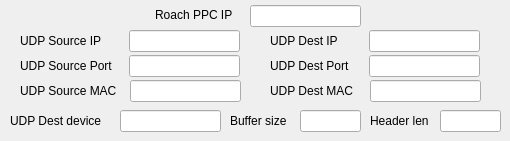
      <widget class="QWidget" name="roachN1">
       <attribute name="title">
        <string>ROACH 1</string>
       </attribute>
       <widget class="QLabel" name="label_280">
        <property name="geometry">
         <rect>
          <x>20</x>
          <y>80</y>
          <width>101</width>
          <height>21</height>
         </rect>
        </property>
        <property name="font">
         <font>
          <pointsize>9</pointsize>
         </font>
        </property>
        <property name="text">
         <string>UDP Source MAC</string>
        </property>
       </widget>
       <widget class="QLabel" name="label_278">
        <property name="geometry">
         <rect>
          <x>20</x>
          <y>30</y>
          <width>101</width>
          <height>21</height>
         </rect>
        </property>
        <property name="font">
         <font>
          <pointsize>9</pointsize>
         </font>
        </property>
        <property name="text">
         <string>UDP Source IP</string>
        </property>
       </widget>
       <widget class="QLabel" name="label_285">
        <property name="geometry">
         <rect>
          <x>155</x>
          <y>5</y>
          <width>91</width>
          <height>20</height>
         </rect>
        </property>
        <property name="font">
         <font>
          <pointsize>9</pointsize>
         </font>
        </property>
        <property name="text">
         <string>Roach PPC IP</string>
        </property>
       </widget>
       <widget class="QLineEdit" name="lineEdit_229">
        <property name="geometry">
         <rect>
          <x>129</x>
          <y>55</y>
          <width>111</width>
          <height>22</height>
         </rect>
        </property>
        <property name="font">
         <font>
          <pointsize>9</pointsize>
         </font>
        </property>
       </widget>
       <widget class="QLineEdit" name="lineEdit_233">
        <property name="geometry">
         <rect>
          <x>370</x>
          <y>80</y>
          <width>111</width>
          <height>22</height>
         </rect>
        </property>
        <property name="font">
         <font>
          <pointsize>9</pointsize>
         </font>
        </property>
       </widget>
       <widget class="QLineEdit" name="lineEdit_235">
        <property name="geometry">
         <rect>
          <x>300</x>
          <y>110</y>
          <width>61</width>
          <height>22</height>
         </rect>
        </property>
        <property name="font">
         <font>
          <pointsize>9</pointsize>
         </font>
        </property>
       </widget>
       <widget class="QLabel" name="label_284">
        <property name="geometry">
         <rect>
          <x>10</x>
          <y>110</y>
          <width>101</width>
          <height>21</height>
         </rect>
        </property>
        <property name="font">
         <font>
          <pointsize>9</pointsize>
         </font>
        </property>
        <property name="text">
         <string>UDP Dest device</string>
        </property>
       </widget>
       <widget class="QLineEdit" name="lineEdit_230">
        <property name="geometry">
         <rect>
          <x>130</x>
          <y>80</y>
          <width>111</width>
          <height>22</height>
         </rect>
        </property>
        <property name="font">
         <font>
          <pointsize>9</pointsize>
         </font>
        </property>
       </widget>
       <widget class="QLabel" name="label_279">
        <property name="geometry">
         <rect>
          <x>20</x>
          <y>55</y>
          <width>101</width>
          <height>21</height>
         </rect>
        </property>
        <property name="font">
         <font>
          <pointsize>9</pointsize>
         </font>
        </property>
        <property name="text">
         <string>UDP Source Port</string>
        </property>
       </widget>
       <widget class="QLineEdit" name="lineEdit_178">
        <property name="geometry">
         <rect>
          <x>250</x>
          <y>5</y>
          <width>111</width>
          <height>22</height>
         </rect>
        </property>
        <property name="font">
         <font>
          <pointsize>9</pointsize>
         </font>
        </property>
       </widget>
       <widget class="QLineEdit" name="lineEdit_179">
        <property name="geometry">
         <rect>
          <x>129</x>
          <y>30</y>
          <width>111</width>
          <height>22</height>
         </rect>
        </property>
        <property name="font">
         <font>
          <pointsize>9</pointsize>
         </font>
        </property>
       </widget>
       <widget class="QLabel" name="label_283">
        <property name="geometry">
         <rect>
          <x>270</x>
          <y>80</y>
          <width>101</width>
          <height>21</height>
         </rect>
        </property>
        <property name="font">
         <font>
          <pointsize>9</pointsize>
         </font>
        </property>
        <property name="text">
         <string>UDP Dest MAC</string>
        </property>
       </widget>
       <widget class="QLabel" name="label_282">
        <property name="geometry">
         <rect>
          <x>270</x>
          <y>55</y>
          <width>101</width>
          <height>21</height>
         </rect>
        </property>
        <property name="font">
         <font>
          <pointsize>9</pointsize>
         </font>
        </property>
        <property name="text">
         <string>UDP Dest Port</string>
        </property>
       </widget>
       <widget class="QLineEdit" name="lineEdit_236">
        <property name="geometry">
         <rect>
          <x>440</x>
          <y>110</y>
          <width>61</width>
          <height>22</height>
         </rect>
        </property>
        <property name="font">
         <font>
          <pointsize>9</pointsize>
         </font>
        </property>
       </widget>
       <widget class="QLabel" name="label_281">
        <property name="geometry">
         <rect>
          <x>270</x>
          <y>30</y>
          <width>81</width>
          <height>21</height>
         </rect>
        </property>
        <property name="font">
         <font>
          <pointsize>9</pointsize>
         </font>
        </property>
        <property name="text">
         <string>UDP Dest IP</string>
        </property>
       </widget>
       <widget class="QLineEdit" name="lineEdit_234">
        <property name="geometry">
         <rect>
          <x>120</x>
          <y>110</y>
          <width>101</width>
          <height>22</height>
         </rect>
        </property>
        <property name="font">
         <font>
          <pointsize>9</pointsize>
         </font>
        </property>
       </widget>
       <widget class="QLineEdit" name="lineEdit_232">
        <property name="geometry">
         <rect>
          <x>369</x>
          <y>55</y>
          <width>111</width>
          <height>22</height>
         </rect>
        </property>
        <property name="font">
         <font>
          <pointsize>9</pointsize>
         </font>
        </property>
       </widget>
       <widget class="QLabel" name="label_286">
        <property name="geometry">
         <rect>
          <x>230</x>
          <y>110</y>
          <width>71</width>
          <height>21</height>
         </rect>
        </property>
        <property name="font">
         <font>
          <pointsize>9</pointsize>
         </font>
        </property>
        <property name="text">
         <string>Buffer size</string>
        </property>
       </widget>
       <widget class="QLineEdit" name="lineEdit_231">
        <property name="geometry">
         <rect>
          <x>369</x>
          <y>30</y>
          <width>111</width>
          <height>22</height>
         </rect>
        </property>
        <property name="font">
         <font>
          <pointsize>9</pointsize>
         </font>
        </property>
       </widget>
       <widget class="QLabel" name="label_287">
        <property name="geometry">
         <rect>
          <x>370</x>
          <y>110</y>
          <width>71</width>
          <height>21</height>
         </rect>
        </property>
        <property name="font">
         <font>
          <pointsize>9</pointsize>
         </font>
        </property>
        <property name="text">
         <string>Header len</string>
        </property>
       </widget>
      </widget>
